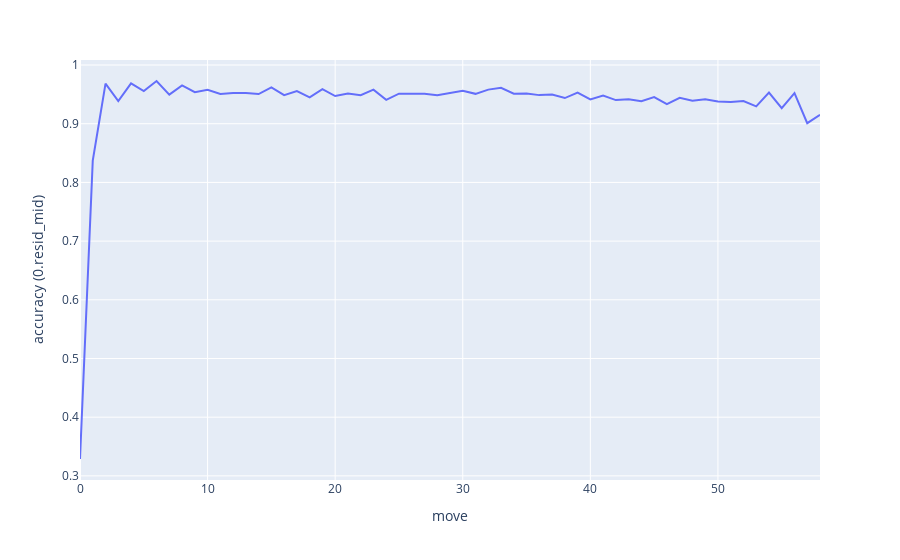

Here is the notebook cell this chart was saved with:
### Markdown cell above
Looking at this picture and comparing the timelines for positional embedding and attention output above, one may suggest these two mechanisms compensate each other's weaknesses. Indeed, at the opening and in the endgame, the positional embedding contains most of the information about the emptiness of the center and the border of the board, respectively. At these moments, the attention output does not care enough about these parts of the board, because it “relies” on the positional embedding mechanism. In the midgame, positional embedding is not so useful, and the attention mechanism has to do its job well over the whole board.

Let's make sure that this compensation works by plotting the timeline of the accuracy obtained from the `blocks.0.hook_resid_mid`.

### Code cell
line(
    torch.from_numpy(
        correct_predictions(focus_cache['blocks.0.hook_resid_mid']).mean(axis=(0, 2, 3))
    ),
    xaxis="move",
    yaxis="accuracy (0.resid_mid)",
)

### Figure 1 — Plotly figure (JSON) as saved in the notebook; plotly's stock layout.template omitted (floating-point values rounded to 4 significant figures)
{"data": [{"hovertemplate": "move=%{x}<br>accuracy (0.resid_mid)=%{y}<extra></extra>", "legendgroup": "", "line": {"color": "#636efa", "dash": "solid"}, "marker": {"symbol": "circle"}, "mode": "lines", "name": "", "orientation": "v", "showlegend": false, "type": "scatter", "x": [0, 1, 2, 3, 4, 5, 6, 7, 8, 9, 10, 11, 12, 13, 14, 15, 16, 17, 18, 19, 20, 21, 22, 23, 24, 25, 26, 27, 28, 29, 30, 31, 32, 33, 34, 35, 36, 37, 38, 39, 40, 41, 42, 43, 44, 45, 46, 47, 48, 49, 50, 51, 52, 53, 54, 55, 56, 57, 58], "xaxis": "x", "y": [0.3287, 0.8372, 0.9684, 0.9387, 0.9688, 0.9556, 0.9728, 0.9497, 0.9653, 0.9537, 0.9578, 0.9506, 0.9522, 0.9522, 0.9506, 0.9619, 0.9487, 0.9556, 0.945, 0.9591, 0.9472, 0.9516, 0.9487, 0.9581, 0.9406, 0.9513, 0.9513, 0.9513, 0.9484, 0.9528, 0.9563, 0.9509, 0.9581, 0.9613, 0.9513, 0.9516, 0.9487, 0.9497, 0.9437, 0.9531, 0.9416, 0.9481, 0.9403, 0.9416, 0.9384, 0.9453, 0.9334, 0.9441, 0.9394, 0.9419, 0.9378, 0.9372, 0.9387, 0.9297, 0.9531, 0.9266, 0.9522, 0.9009, 0.9153], "yaxis": "y"}], "layout": {"legend": {"tracegroupgap": 0}, "margin": {"t": 60}, "xaxis": {"anchor": "y", "domain": [0, 1], "title": {"text": "move"}}, "yaxis": {"anchor": "x", "domain": [0, 1], "title": {"text": "accuracy (0.resid_mid)"}}}}
